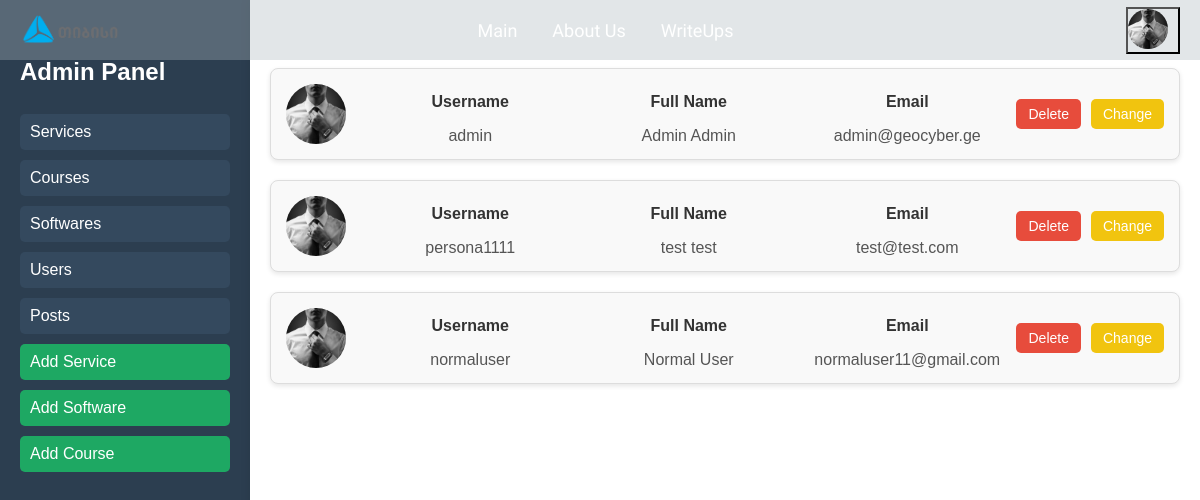
The page /admin (signed in) on the database its author committed.
### models.py (models this page shows, shortened)
class BaseModel():
    def save(self):
        db.session.add(self)
        db.session.commit()

class User(db.Model, BaseModel, UserMixin):
    __tablename__ = "users"
    id = db.Column(db.Integer(), primary_key=True)
    username = db.Column(db.String())
    email = db.Column(db.String())
    name = db.Column(db.String())
    surname = db.Column(db.String())
    password = db.Column(db.String())
    role = db.Column(db.String(), default="User")
    likes = db.relationship('Like', backref='user', cascade='all, delete-orphan')

### routes.py (the view)
@app.route("/admin", methods=["GET", "POST"])
@admin_required
def admin():
    service_form = ServiceForm()
    software_form= SoftwareForm()
    course_form = CourseForm()
    if service_form.validate_on_submit() and request.form.get("form_name") == "service_form":
        new_service = Service(title = service_form.title.data, description = service_form.description.data, details = service_form.details.data, price = service_form.price.data, imgurl = service_form.imgurl.data)
        new_service.save()
        return redirect("/admin")
    if software_form.validate_on_submit() and request.form.get("form_name") == "software_form":
        new_software = Software(title = software_form.title.data, description = software_form.description.data, details = software_form.details.data, price = software_form.price.data, imgurl = software_form.imgurl.data)
        new_software.save()
        return redirect("/admin")
    if course_form.validate_on_submit() and request.form.get("form_name") == "course_form":
        new_course = Course(title = course_form.title.data, description = course_form.description.data, details = course_form.details.data, price = course_form.price.data, imgurl = course_form.imgurl.data)
        new_course.save()
        return redirect("/admin")
    services = Service.query.all()
    courses = Course.query.all()
    softwares = Software.query.all()
    users = User.query.all()
    posts = Post.query.all()
    return render_template("admindashboard.html", services=services, courses=courses, softwares=softwares, users=users, posts=posts, service_form=service_form, course_form=course_form, software_form=software_form)

### models.py (called while the page is built)
@login_manager.user_loader
def load_user(user_id):
    return User.query.get(user_id)

### routes.py (called while the page is built)
def admin_required(f):
    @wraps(f)
    def decorated_function(*args, **kwargs):
        if not current_user.is_authenticated:
            return render_template("401.html"), 401
        if getattr(current_user, "role", None) != "Admin":
            return render_template("403.html"), 403
        return f(*args, **kwargs)
    return decorated_function

### templates/admindashboard.html (shortened to what this page needs)
{% extends "base.html" %} {% block title %}Admin Dashboard{% endblock title %}
{% block body %}
<div class="admin-dashboard">
  <div class="sidebar">
    <h2 style="padding-top: 40px">Admin Panel</h2>
    <button class="tab-button" onclick="showTab('services')">Services</button>
    <button class="tab-button" onclick="showTab('courses')">Courses</button>
    <button class="tab-button" onclick="showTab('softwares')">Softwares</button>
    <button class="tab-button" onclick="showTab('users')">Users</button>
    <button class="tab-button" onclick="showTab('posts')">Posts</button>
    <button class="tab-button-manager" onclick="showTab('service-add')">
      Add Service
    </button>
    <button class="tab-button-manager" onclick="showTab('software-add')">
      Add Software
    </button>
    <button class="tab-button-manager" onclick="showTab('course-add')">
      Add Course
    </button>
  </div>
  <div class="content">
    <div id="users" class="tab-content">
      <h2>Users</h2>
      <div class="user-list">
        {% for user in users %}
        <div class="user-item">
          <div class="user-pic">
            <img src="/static/images/suitman.jpg" alt="user" />
          </div>
          <div class="user-details">
            <div class="labels">
              <span>Username</span>
              <span>Full Name</span>
              <span>Email</span>
            </div>
            <div class="values">
              <span>{{user.username}}</span>
              <span>{{user.name}} {{user.surname}}</span>
              <span>{{user.email}}</span>
            </div>
          </div>
          <div class="user-actions">
            <a href="/delete_user/{{ user.id }}" class="action-button delete"
              >Delete</a
            >
            <a href="/edit_user/{{ user.id }}" class="action-button change"
              >Change</a
            >
          </div>
        </div>
        {% endfor %}
      </div>
    </div>
  </div>
</div>
{% endblock body %}

### templates/base.html (shortened to what this page needs)
<!DOCTYPE html>
<html lang="en">
  <head>
    <link
      rel="stylesheet"
      href="https://cdn.jsdelivr.net/npm/bootstrap@4.4.1/dist/css/bootstrap.min.css"
    />
    <link
      href="https://cdn.jsdelivr.net/npm/bootstrap@5.3.1/dist/css/bootstrap.min.css"
      rel="stylesheet"
    />
    <link rel="stylesheet" href="/static/css/global.css" />
  </head>
  <body>
    {% include "snow.html" %}{% include "navbar.html" %} {% block body %}{% endblock body %}
  </body>
</html>

### templates/snow.html (shortened to what this page needs)
<div
  id="snow"
  style="background-size: cover; background-repeat: no-repeat"
  bis_skin_checked="1"
>
</div>

### templates/navbar.html (shortened to what this page needs)
<header>
  <a href="https://www.tbceducation.ge/">
    <img class="logo" src="/static/images/tibisi.png" alt="Main Logo" />
  </a>
  <nav>
    <ul>
      <li id="hideOnMobile">
        <a href="/">Main</a>
      </li>
      <li id="hideOnMobile">
        <a href="/about">About Us</a>
      </li>
      <li id="hideOnMobile">
        <a href="/writeups">WriteUps</a>
      </li>
    </ul>
  </nav>
   {% if current_user.is_authenticated %}
  <div id="hideOnMobile">
    <div class="dropdown">
      <button
        class="dropbtn"
        style="background-color: transparent; box-shadow: none; padding: 0"
      >
        <img
          src="/static/images/suitman.jpg"
          alt="Profile Picture"
          class="profile-pic"
        />
      </button>
    </div>
  </div>
  {%endif%}
</header>

### templates/admindashboard.html (style rules this page uses)
body { font-family: Arial, sans-serif; margin: 0; padding: 0; background-color: #f9f9f9; }

### rows shown on the page
User: username "admin", name "Admin", surname "Admin", email "admin@geocyber.ge"
User: username "persona1111", name "test", surname "test", email "test@test.com"
User: username "normaluser", name "Normal", surname "User", email "normaluser11@gmail.com"
